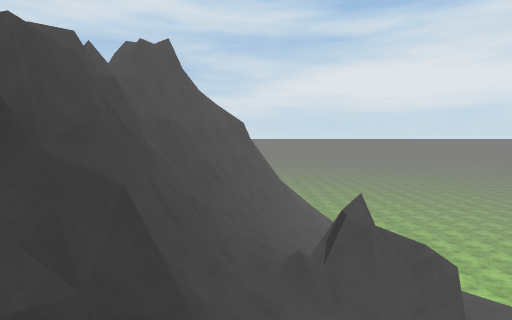
View 1 (above)

20 first-person views from a walk through a Unity game level. The camera is 1.2 m above the floor, tilts 4° down and sees 80° across. The floor is counted in squares, 2 m on a side. Each view is taken from the middle of a square. On the plan, view 1 faces up. The plan holds only what a view shows up to about 9 squares ahead; the rest is blank. The place goes on beyond the plan. The terrain is drawn as flat ground. Some surface patterns are stand-ins.

View 2
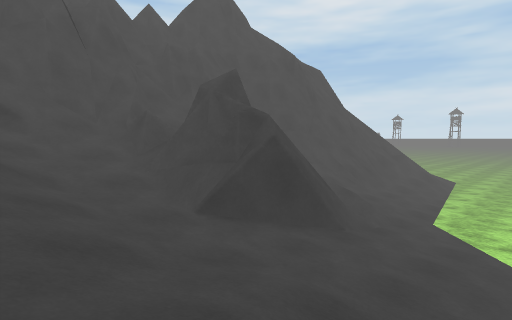

View 3
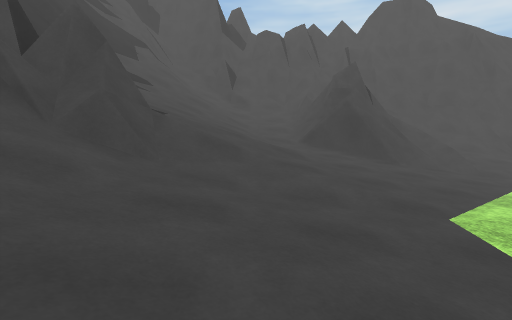

View 4
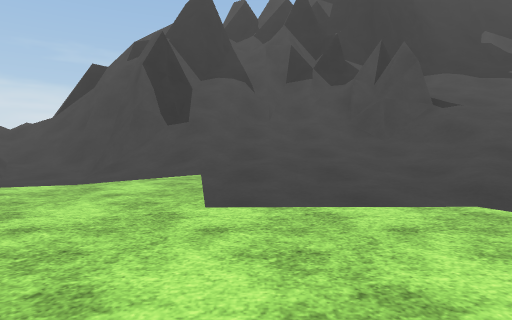

View 5
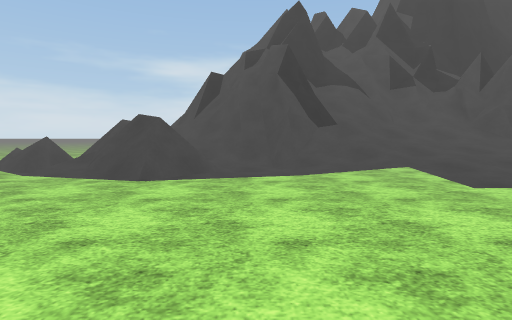

View 6
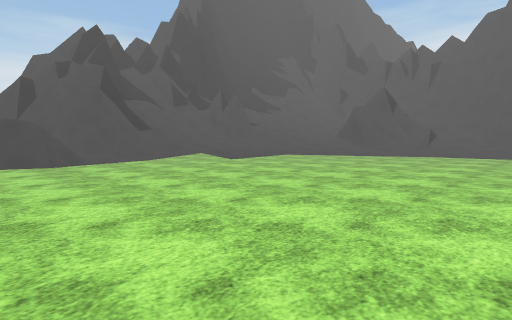

View 7
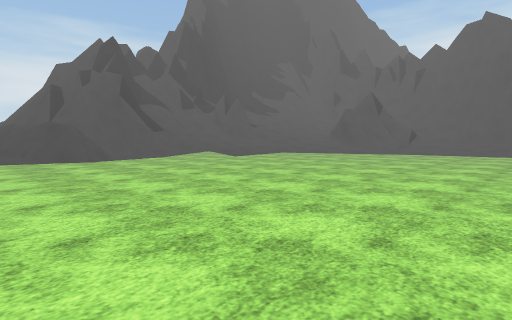

View 8
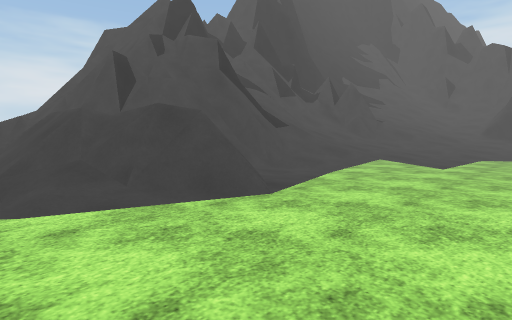

View 9
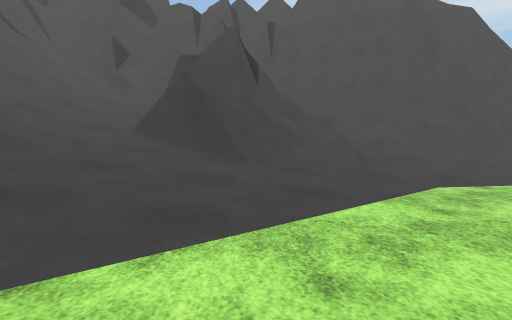

View 10
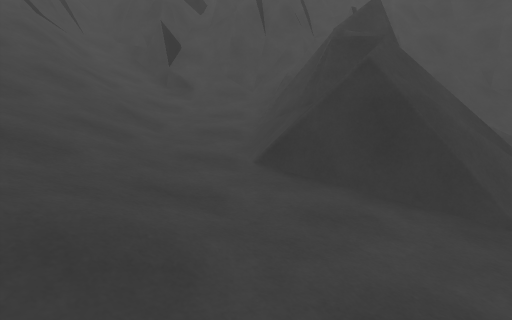

View 11
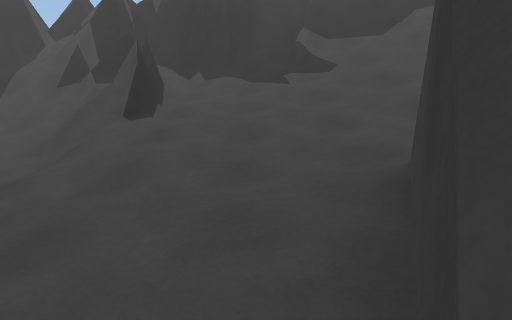

View 12
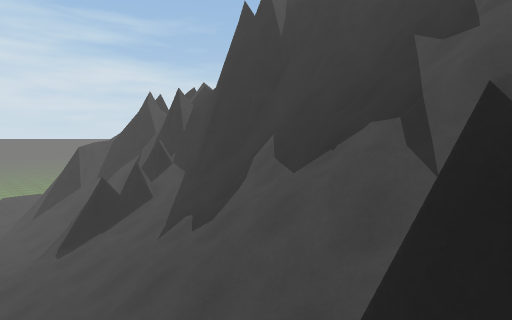

View 13
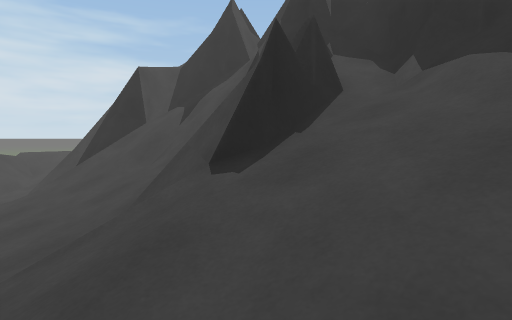

View 14
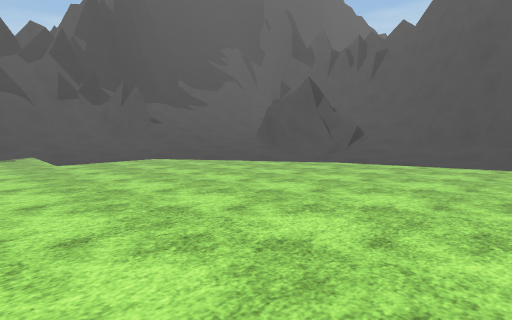

View 15
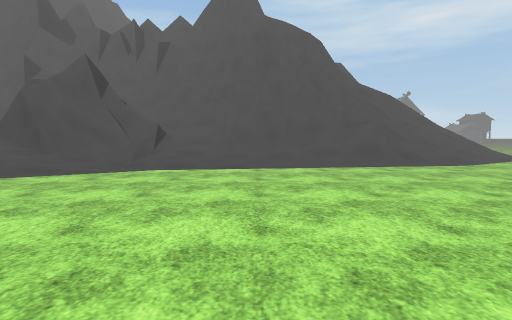

View 16
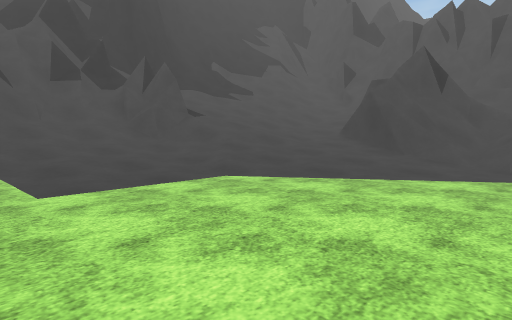

View 17
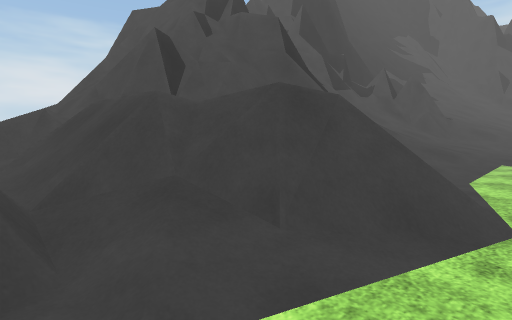

View 18
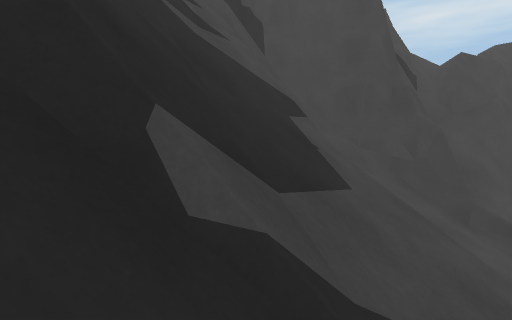

View 19
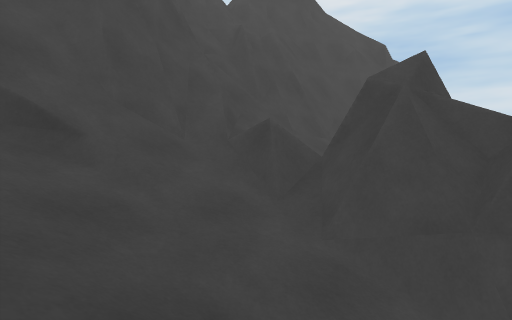

View 20
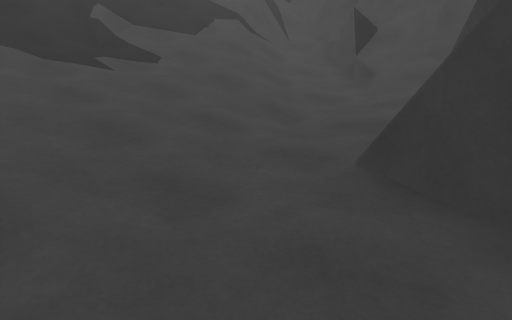

### Floor plan
Key: @ floor where view 1 was taken; # wall or solid block; x gap in a wall; . main floor; : floor 0.25 m higher than the main floor; + floor 0.5 m higher than the main floor; * floor 0.75 m higher than the main floor; % floor 1 m higher than the main floor; / step, stairs or slope; = window, fence, low wall or low ledge; ^ raised ledge.
Columns run from 3 left of view 1 to 16 right of it. Each row starts with its distance up from view 1.
 12   ###//.............
 11   #^^#/.............
 10    ^=/+.............
  9   ^#=/+.............
  8  ^^=//*/............
  7 ^#^//=//............
  6 ^##/###/+:..........
  5 ^^=/###%*+:.........
  4 ##=//=#%/%/::.......
  3 ^#/////////**//.==/.
  2 ^##///////=//////==x
  1  ^#//////#=///#/////
  0  #=@/////#=///##=///
 -1 ^##///=/###=//=#=#//
 -2   ^^=#=#^^^^=#^==//
 -3    ^^^^^  ^^^^^^^==
 -4                 ^

Positions as (right, up) in squares from view 1, and headings:
1: (0, 0), facing up
2: (6, 2), facing up-left
3: (10, 3), facing left
4: (9, 7), facing down
5: (12, 8), facing down
6: (15, 11), facing down-left
7: (16, 12), facing down-left
8: (16, 6), facing down-left
9: (8, 6), facing left
10: (6, 4), facing left
11: (4, 6), facing down
12: (-1, 3), facing down-right
13: (4, 3), facing down-right
14: (11, 12), facing down-left
15: (10, 10), facing left
16: (10, 8), facing down-left
17: (16, 4), facing down-left
18: (4, -1), facing left
19: (3, 2), facing up-left
20: (5, 5), facing down-left
